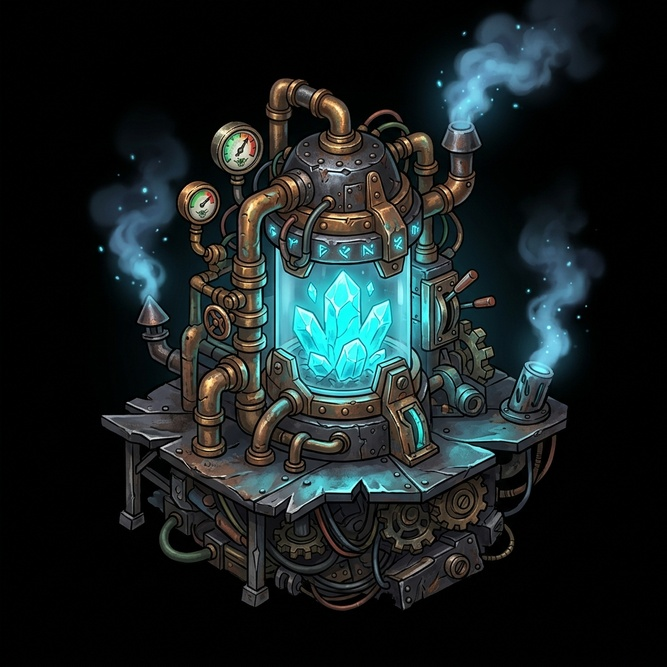
#> input picture fundo_ferro_standalone/assets/reator_arcano.jpg, 667 x 667 px, shrunk from 1024 x 1024 before the run, found by its file name
$ python fast_alpha.py
#> lines starting #> are read from the running program, lines starting #| are printed output that depends on the picture
import os
from PIL import Image

assets_dir = r"c:\Users\Usuario\Documents\jogo\fundo_ferro_standalone\assets"
files = ["reator_arcano.jpg", "bomba_esgoto.jpg", "poco_velho.jpg"]

for fname in files:
    in_path = os.path.join(assets_dir, fname)
    out_name = os.path.splitext(fname)[0] + ".png"
    out_path = os.path.join(assets_dir, out_name)

    img = Image.open(in_path).convert("RGBA")
    pixels = img.load()
    width, height = img.size
#> width = 667; height = 667

    for y in range(height):
        for x in range(width):
            r, g, b, a = pixels[x, y]
            brightness = (r + g + b) / 3.0
            if brightness < 30:
                alpha = int(max(0, (brightness - 10) * 12))
                pixels[x, y] = (r, g, b, alpha)
            else:
                pixels[x, y] = (r, g, b, 255)

    img.save(out_path, "PNG")
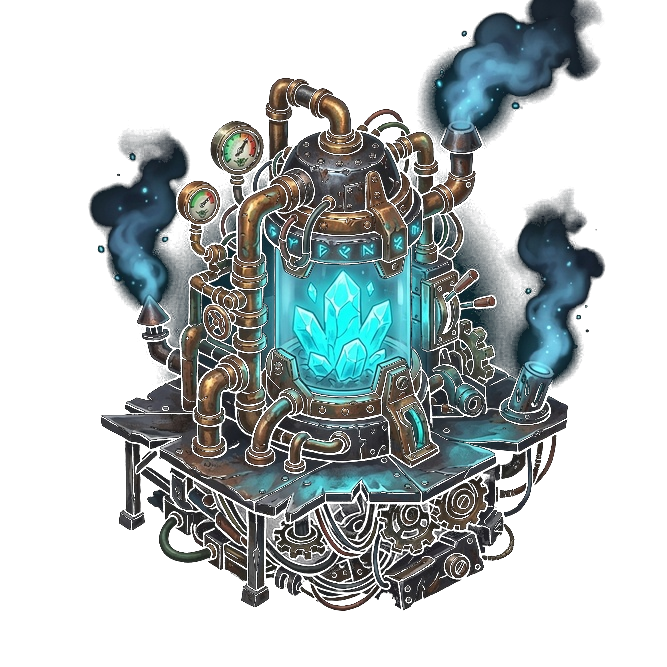
#> saved as reator_arcano.png: PIL image 667x667 RGBA; mean R, G, B, A 24.7, 33, 33.7, 94.1; transparent parts drawn white
    print(f"Processado: {out_name}")
#> pass 2 of the loop `for fname in files:`:
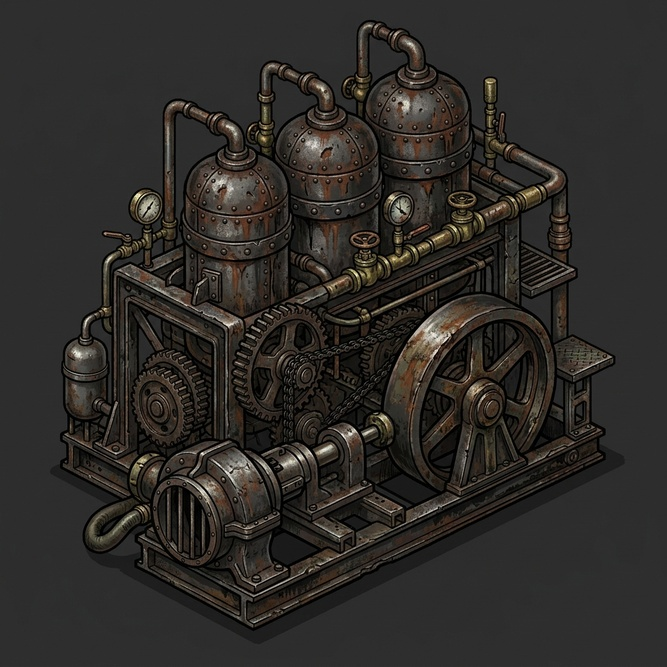
#> input picture fundo_ferro_standalone/assets/bomba_esgoto.jpg, 667 x 667 px, shrunk from 1024 x 1024 before the run, found by its file name
#> `img.save(out_path, "PNG")`:
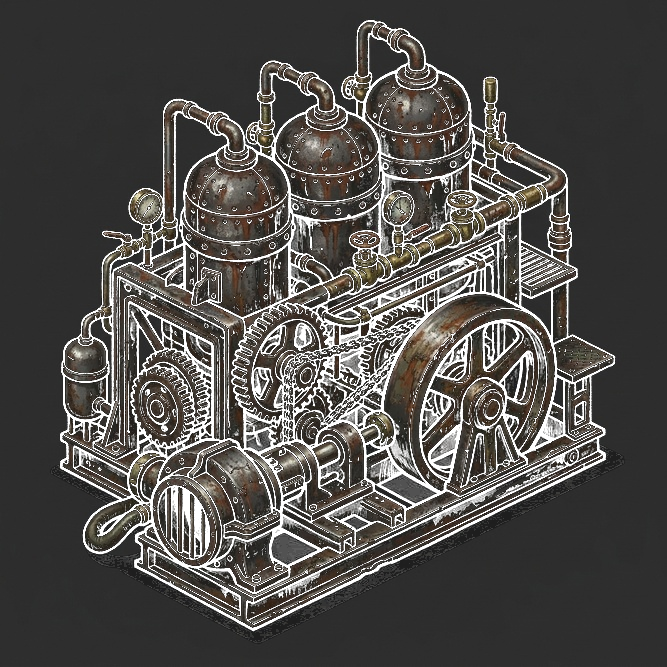
#> saved as bomba_esgoto.png: PIL image 667x667 RGBA; mean R, G, B, A 46.2, 43.6, 40.5, 219.5; transparent parts drawn white
#> pass 3 of the loop `for fname in files:`:
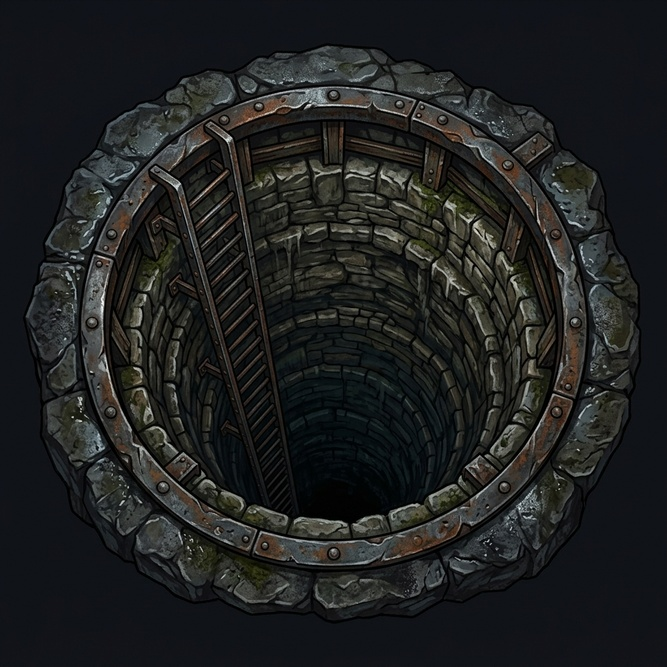
#> input picture fundo_ferro_standalone/assets/poco_velho.jpg, 667 x 667 px, shrunk from 1024 x 1024 before the run, found by its file name
#> `img.save(out_path, "PNG")`:
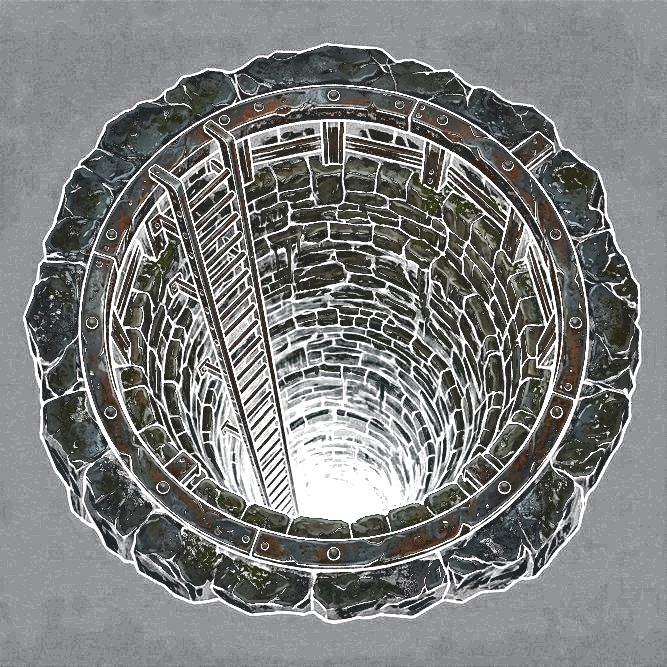
#> saved as poco_velho.png: PIL image 667x667 RGBA; mean R, G, B, A 31.6, 33.2, 33.1, 155.5; transparent parts drawn white

print("Fast Alpha Process concluido!")
